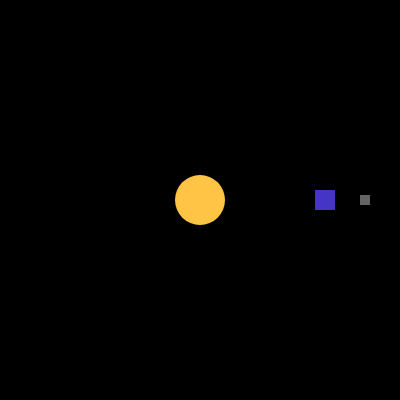
Frame 1 (no input)
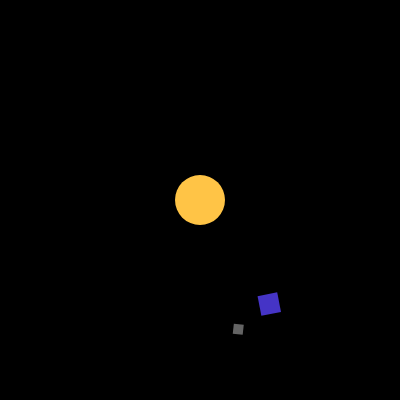
Frame 60 (no input)
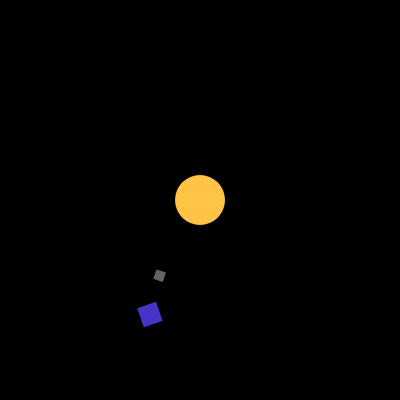
Frame 120 (the mouse pressed at the canvas centre since frame 60)

The p5.js sketch that drew these frames (run headless with seeded random() and noise() and a simulated clock; from frame 60 on, the mouse is pressed at the canvas centre):

// p5.js sketch
// ── sketch.js
let angle_speed = 0.001
let angle=0
function setup() {
  createCanvas(400, 400);
}

function draw() {
  background(0);
  ellipseMode(CENTER)
  rectMode(CENTER)
  translate(width/2,height/2)
  noStroke()
  fill(255,196,70)
  circle(0,0,50)
  rotate(angle)
  translate(125,0)

  push()
    fill(69,52,198)
  rotate(angle*2)
  rect(0,0,20,20)
  pop()
    rotate(angle*1.5)
    translate(40,0)
  push()
  fill(100)
  rotate(angle*4)
  rect(0,0,10,10)
  pop()
  angle += angle_speed * deltaTime
  /*
  rotate(frameCount/5)
  translate(40,0)
  fill(100)
  circle(0,0,10)
  */
}
